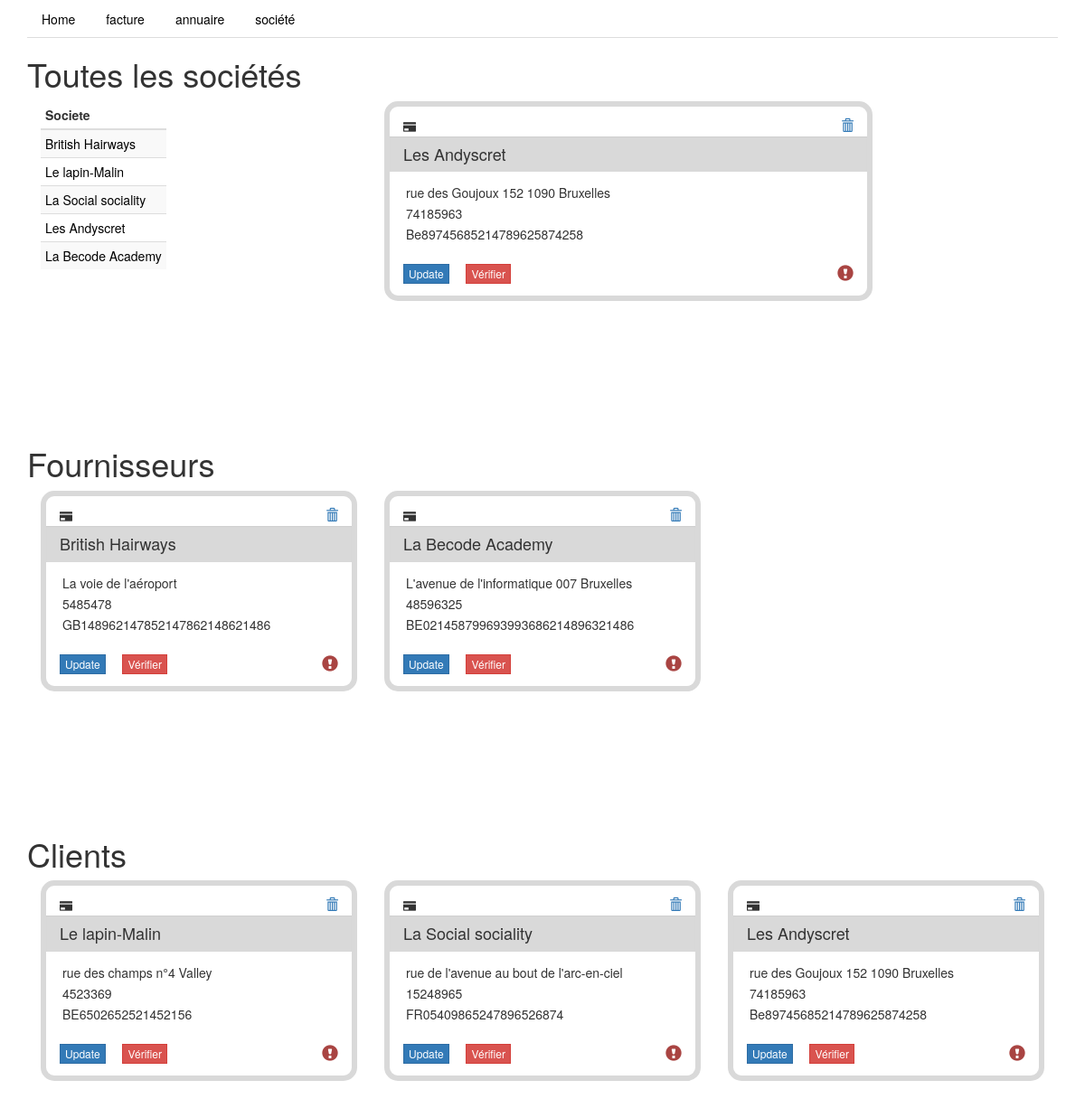
Screenshot of /COGIPapp/index.php?page=société&id=2 with the database file from the repository.
### tables this page shows
CREATE TABLE `societes` (
  `id_societe` int(11) NOT NULL,
  `nom_societe` varchar(125) NOT NULL,
  `adresse_societe` varchar(125) NOT NULL,
  `tel_societe` int(11) NOT NULL,
  `tva_societe` varchar(125) NOT NULL,
  `id_type` int(11) NOT NULL
);

### COGIPapp/Models/Db_connexion.php (called while the page is built, shortened)
<?php
$dbh = new PDO('mysql:host=localhost;dbname=facturation;charset=utf8', "root", "root");
  $sql_societe_all = "SELECT * FROM societes ORDER BY id_societe DESC";
  $nb_societe_all = $dbh->query($sql_societe_all);
  $sql_societe_fournisseurs = "SELECT * FROM societes where id_type=1 ORDER BY id_societe DESC";
  $nb_societe_fournisseurs = $dbh->query($sql_societe_fournisseurs);
  $sql_societe_clients = "SELECT * FROM societes where id_type=2 ORDER BY id_societe DESC";
  $nb_societe_clients = $dbh->query($sql_societe_clients);
 ?>

### COGIPapp/Views/société.php (the view, shortened to what this page needs)
<?php require_once 'Models/Db_connexion.php'; ?>
<div class="container">
  <h1>Toutes les sociétés</h1>
  <div class="col-xs-12 col-sm-4 col-md-4 col-lg-4">
    <div class="container">
       <div class="row">
           <div class="span5">
             <table class="table table-striped table-condensed">
              <thead>
                <tr>
                  <th>Societe</th>
                </tr>
              </thead>
              <tbody>
    <?php
      while($row = $nb_societe_all->fetch()){
        echo '
        <tr>
          <td><a href="index.php?page=société&id='.$row['id_societe'].'">'.$row['nom_societe'].'</td>
        </tr>';
    } ?>
              </tbody>
              </table>
      </div>
    </div>
  </div>
</div>
<?php  if (isset($_GET['id'])) {
    $id = $_GET['id'];
    $sql = "SELECT * FROM societes WHERE id_societe='$id'";
    $nb = $dbh->query($sql);
    while($row = $nb->fetch()){ ?>
      <div class="col-xs-12 col-sm-6 col-md-6 col-lg-6">
            <div class="thumbnail">
                <div class="caption">
                    <div class='col-lg-12'>
                        <span class="glyphicon glyphicon-credit-card"></span>
                        <span class="glyphicon glyphicon-trash pull-right text-primary"></span>
                    </div>
                    <div class='col-lg-12 well well-add-card'>
                        <h4><?= $row['nom_societe'] ?></h4>
                    </div>
                    <div class='col-lg-12'>
                        <p><?= $row['adresse_societe'] ?></p>
                        <p class"text-muted"><?= $row['tel_societe'] ?></p>
                        <p> <?= $row['tva_societe'] ?></p>
                    </div>
                      <button type="button" class="btn btn-primary btn-xs btn-update btn-add-card">Update</button>
                      <button type="button" class="btn btn-danger btn-xs btn-update btn-add-card">Vérifier</button>
                      <span class='glyphicon glyphicon-exclamation-sign text-danger pull-right icon-style'></span>
                 </div>
            </div>
      </div>
  <?php  }
} ?>
</div>
<div id="fournisseurs" class="container">
<h1>Fournisseurs</h1>
<?php while($row = $nb_societe_fournisseurs->fetch()){ ?>
  <div class="col-xs-12 col-sm-4 col-md-4 col-lg-4">
        <div class="thumbnail">
            <div class="caption">
                <div class='col-lg-12'>
                    <span class="glyphicon glyphicon-credit-card"></span>
                    <span class="glyphicon glyphicon-trash pull-right text-primary"></span>
                </div>
                <div class='col-lg-12 well well-add-card'>
                    <h4><?= $row['nom_societe'] ?></h4>
                </div>
                <div class='col-lg-12'>
                    <p><?= $row['adresse_societe'] ?></p>
                    <p class"text-muted"><?= $row['tel_societe'] ?></p>
                    <p> <?= $row['tva_societe'] ?></p>
                </div>
                  <button type="button" class="btn btn-primary btn-xs btn-update btn-add-card">Update</button>
                  <button type="button" class="btn btn-danger btn-xs btn-update btn-add-card">Vérifier</button>
                  <span class='glyphicon glyphicon-exclamation-sign text-danger pull-right icon-style'></span>
             </div>
        </div>
  </div>
<?php  } ?>
</div>
<div id="clients" class="container">
<h1>Clients</h1>
<?php while($row = $nb_societe_clients->fetch()){ ?>
  <div class="col-xs-12 col-sm-4 col-md-4 col-lg-4">
      <div class="thumbnail">
          <div class="caption">
            <div class='col-lg-12'>
              <span class="glyphicon glyphicon-credit-card"></span>
              <span class="glyphicon glyphicon-trash pull-right text-primary"></span>
            </div>
            <div class='col-lg-12 well well-add-card'>
                <h4><?= $row['nom_societe'] ?></h4>
            </div>
            <div class='col-lg-12'>
              <p><?= $row['adresse_societe'] ?></p>
              <p class"text-muted"><?= $row['tel_societe'] ?></p>
              <p> <?= $row['tva_societe'] ?></p>
            </div>
              <button type="button" class="btn btn-primary btn-xs btn-update btn-add-card">Update</button>
              <button type="button" class="btn btn-danger btn-xs btn-update btn-add-card">Vérifier</button>
              <span class='glyphicon glyphicon-exclamation-sign text-danger pull-right icon-style'></span>
            </div>
      </div>
  </div>
<?php  } ?>
</div>

### COGIPapp/Views/css/Style.css (style rules this page uses)
a { color: black; }
.well { min-height: 20px; padding: 0px; margin-bottom: 20px; background-color: #D9D9D9; border: 1px solid #D9D9D9; border-radius: 0px; -webkit-box-shadow: inset 0 1px 1px rgba(0, 0, 0, .05); box-shadow: inset 0 1px 1px rgba(0, 0, 0, .05); padding-left: 15px; border: 0px; }
.thumbnail .caption { padding: 9px; color: #333; padding-left: 0px; padding-right: 0px; }
.icon-style { margin-right: 15px; font-size: 18px; margin-top: 20px; }
p { margin: 3px; }
.well-add-card { margin-bottom: 10px; }
.btn-add-card { margin-top: 20px; }
.thumbnail { display: block; padding: 4px; margin-bottom: 20px; line-height: 1.42857143; background-color: #fff; border: 6px solid #D9D9D9; border-radius: 15px; -webkit-transition: border .2s ease-in-out; -o-transition: border .2s ease-in-out; transition: border .2s ease-in-out; padding-left: 0px; padding-right: 0px; }
.btn { border-radius: 0px; }
.btn-update { margin-left: 15px; }
.table { width: auto; }

### rows the page displays
societes: nom_societe "British Hairways", adresse_societe "La voie de l'aéroport", tel_societe "5485478", tva_societe "GB148962147852147862148621486"
societes: nom_societe "Le lapin-Malin", adresse_societe "rue des champs n°4 Valley", tel_societe "4523369", tva_societe "BE6502652521452156"
societes: nom_societe "La Social sociality", adresse_societe "rue de l'avenue au bout de l'arc-en-ciel", tel_societe "15248965", tva_societe "FR05409865247896526874"
societes: nom_societe "Les Andyscret", adresse_societe "rue des Goujoux 152 1090 Bruxelles", tel_societe "74185963", tva_societe "Be89745685214789625874258"
societes: nom_societe "La Becode Academy", adresse_societe "L'avenue de l'informatique 007 Bruxelles", tel_societe "48596325", tva_societe "BE021458799693993686214896321486"

### other values shown
$page[$i] "Home"
$page[$i] "facture"
$page[$i] "annuaire"
$page[$i] "société"
